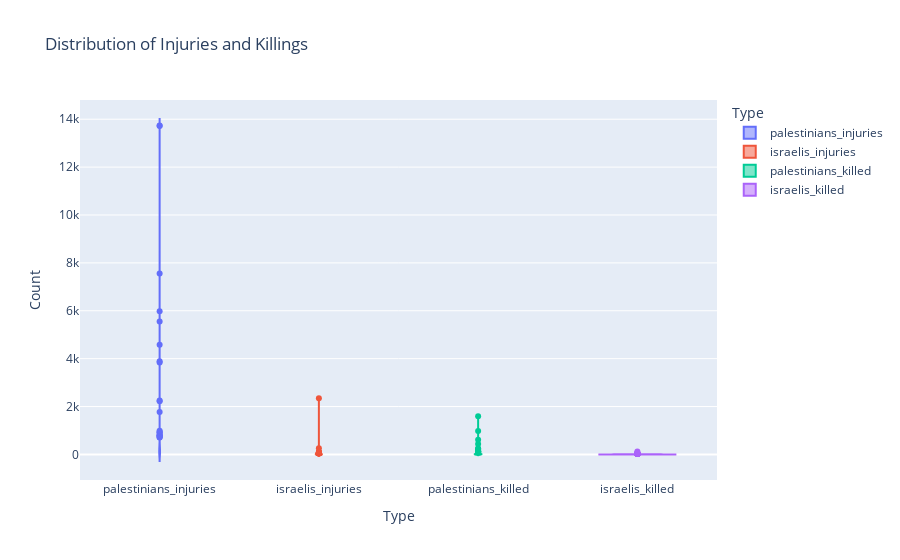

The notebook cell saved with this chart:
### Code cell
fig = px.violin(df.melt(id_vars=['year'], value_vars=['palestinians_injuries', 'israelis_injuries', 'palestinians_killed', 'israelis_killed']),
                x='variable', y='value', color='variable',
                title='Distribution of Injuries and Killings',
                labels={'value': 'Count', 'variable': 'Type'})
fig.show()

### Figure 1 — Plotly figure (JSON) as saved in the notebook; plotly's stock layout.template omitted (floating-point values rounded to 4 significant figures; data arrays with more than 128 entries replaced by an {"elided": "..."} marker saying what was removed)
{"data": [{"alignmentgroup": "True", "box": {"visible": false}, "hovertemplate": "Type=%{x}<br>Count=%{y}<extra></extra>", "legendgroup": "palestinians_injuries", "marker": {"color": "#636efa"}, "name": "palestinians_injuries", "offsetgroup": "palestinians_injuries", "orientation": "v", "scalegroup": "True", "showlegend": true, "type": "violin", "x": {"elided": "249 str values"}, "x0": " ", "xaxis": "x", "y": {"elided": "249 int values"}, "y0": " ", "yaxis": "y"}, {"alignmentgroup": "True", "box": {"visible": false}, "hovertemplate": "Type=%{x}<br>Count=%{y}<extra></extra>", "legendgroup": "israelis_injuries", "marker": {"color": "#EF553B"}, "name": "israelis_injuries", "offsetgroup": "israelis_injuries", "orientation": "v", "scalegroup": "True", "showlegend": true, "type": "violin", "x": {"elided": "249 str values"}, "x0": " ", "xaxis": "x", "y": {"elided": "249 int values"}, "y0": " ", "yaxis": "y"}, {"alignmentgroup": "True", "box": {"visible": false}, "hovertemplate": "Type=%{x}<br>Count=%{y}<extra></extra>", "legendgroup": "palestinians_killed", "marker": {"color": "#00cc96"}, "name": "palestinians_killed", "offsetgroup": "palestinians_killed", "orientation": "v", "scalegroup": "True", "showlegend": true, "type": "violin", "x": {"elided": "249 str values"}, "x0": " ", "xaxis": "x", "y": {"elided": "249 int values"}, "y0": " ", "yaxis": "y"}, {"alignmentgroup": "True", "box": {"visible": false}, "hovertemplate": "Type=%{x}<br>Count=%{y}<extra></extra>", "legendgroup": "israelis_killed", "marker": {"color": "#ab63fa"}, "name": "israelis_killed", "offsetgroup": "israelis_killed", "orientation": "v", "scalegroup": "True", "showlegend": true, "type": "violin", "x": {"elided": "249 str values"}, "x0": " ", "xaxis": "x", "y": {"elided": "249 int values"}, "y0": " ", "yaxis": "y"}], "layout": {"legend": {"title": {"text": "Type"}, "tracegroupgap": 0}, "title": {"text": "Distribution of Injuries and Killings"}, "violinmode": "overlay", "xaxis": {"anchor": "y", "categoryarray": ["palestinians_injuries", "israelis_injuries", "palestinians_killed", "israelis_killed"], "categoryorder": "array", "domain": [0, 1], "title": {"text": "Type"}}, "yaxis": {"anchor": "x", "domain": [0, 1], "title": {"text": "Count"}}}}
